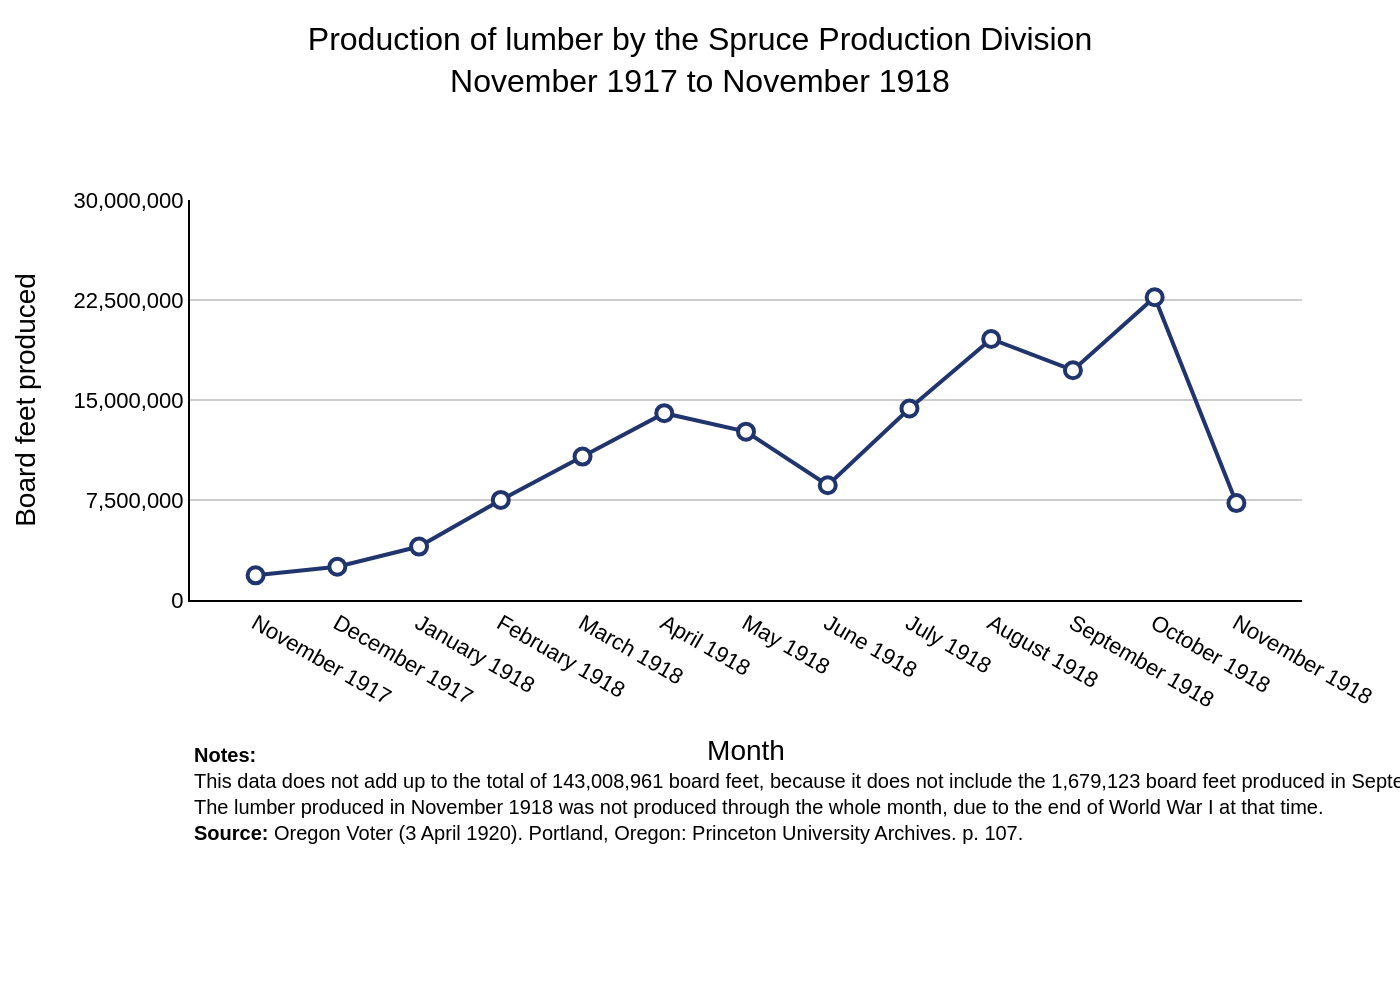

The Python source for this figure:
import sys
import json
import pathlib
import plotly.graph_objects as go

if len(sys.argv) != 2:
    print("Usage: python <script_name>.py <path_to_json_file>")
    sys.exit(1)

json_path = sys.argv[1]

try:
    with open(json_path, 'r', encoding='utf-8') as f:
        data = json.load(f)
except FileNotFoundError:
    print(f"Error: JSON file not found at {json_path}")
    sys.exit(1)
except json.JSONDecodeError:
    print(f"Error: Could not decode JSON from {json_path}")
    sys.exit(1)

chart_data = data.get('chart_data', [])
texts = data.get('texts', {})
colors = data.get('colors', {})
y_axis_config = data.get('y_axis_config', {})

x_values = [d['month'] for d in chart_data]
y_values = [d['value'] for d in chart_data]

fig = go.Figure()

fig.add_trace(go.Scatter(
    x=x_values,
    y=y_values,
    mode='lines+markers',
    line=dict(color=colors.get('series', ['#000000'])[0], width=2),
    marker=dict(
        color=colors.get('marker_fill', '#FFFFFF'),
        size=8,
        line=dict(color=colors.get('series', ['#000000'])[0], width=2)
    ),
    showlegend=False
))

title_text = texts.get('title', '')
if texts.get('subtitle'):
    title_text += f"<br><sub>{texts['subtitle']}</sub>"

source_text = texts.get('source', '')

fig.update_layout(
    title=dict(
        text=title_text,
        x=0.5,
        y=0.95,
        xanchor='center',
        yanchor='top',
        font=dict(size=16)
    ),
    xaxis=dict(
        title=texts.get('x_axis_title'),
        showline=True,
        linewidth=1,
        linecolor='black',
        showgrid=False,
        tickfont=dict(size=11)
    ),
    yaxis=dict(
        title=texts.get('y_axis_title'),
        range=y_axis_config.get('range'),
        tickvals=y_axis_config.get('tickvals'),
        showline=True,
        linewidth=1,
        linecolor='black',
        gridcolor=colors.get('grid', '#e0e0e0'),
        tickformat=',',
        tickfont=dict(size=11)
    ),
    font=dict(
        family="Arial",
        color="black"
    ),
    plot_bgcolor='white',
    paper_bgcolor='white',
    margin=dict(l=90, r=40, b=200, t=100),
    annotations=[
        dict(
            text=source_text,
            showarrow=False,
            xref="paper",
            yref="paper",
            x=0,
            y=-0.35,
            xanchor='left',
            yanchor='top',
            align='left',
            font=dict(size=10)
        )
    ]
)

base_name = pathlib.Path(json_path).stem
output_filename = f"{base_name}.png"
fig.write_image(output_filename, scale=2)

print(f"Chart saved to {output_filename}")
